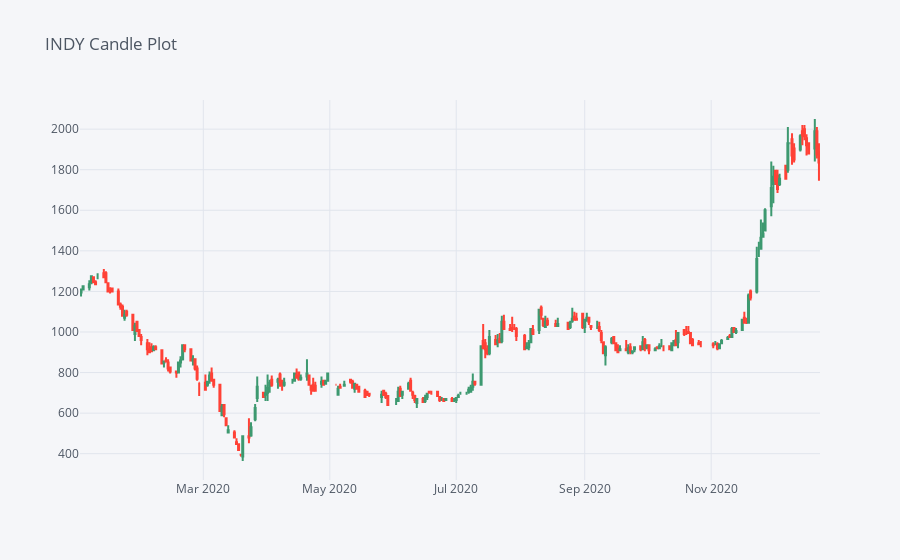

The code cell stored with this chart in its notebook:
### Markdown cell above
See the ADRO Candle Plot [here](https://chart-studio.plotly.com/~ihsan.alhasinun/7.embed)

### Code cell
stocks_coal['INDY'][['Open', 'High', 'Low', 'Close']].loc['2020-01-01':'2021-01-01'].iplot(kind='candle', 
                                                                                           title='INDY Candle Plot')

### Figure 1 — Plotly figure (JSON) as saved in the notebook; plotly's stock layout.template omitted (floating-point values rounded to 4 significant figures; data arrays with more than 128 entries replaced by an {"elided": "..."} marker saying what was removed)
{"data": [{"close": {"elided": "240 int values"}, "high": {"elided": "240 int values"}, "low": {"elided": "240 int values"}, "open": {"elided": "240 int values"}, "showlegend": false, "type": "candlestick", "x": {"elided": "240 str values"}, "yaxis": "y2"}], "layout": {"legend": {"bgcolor": "#F5F6F9", "font": {"color": "#4D5663"}}, "paper_bgcolor": "#F5F6F9", "plot_bgcolor": "#F5F6F9", "title": {"font": {"color": "#4D5663"}, "text": "INDY Candle Plot"}, "xaxis": {"gridcolor": "#E1E5ED", "rangeslider": {"visible": false}, "showgrid": true, "tickfont": {"color": "#4D5663"}, "title": {"font": {"color": "#4D5663"}, "text": ""}, "zerolinecolor": "#E1E5ED"}, "yaxis": {"gridcolor": "#E1E5ED", "showgrid": true, "showticklabels": false, "tickfont": {"color": "#4D5663"}, "title": {"font": {"color": "#4D5663"}, "text": ""}, "zerolinecolor": "#E1E5ED"}, "yaxis2": {"gridcolor": "#E1E5ED", "showgrid": true, "tickfont": {"color": "#4D5663"}, "title": {"font": {"color": "#4D5663"}, "text": ""}, "zerolinecolor": "#E1E5ED"}}}
